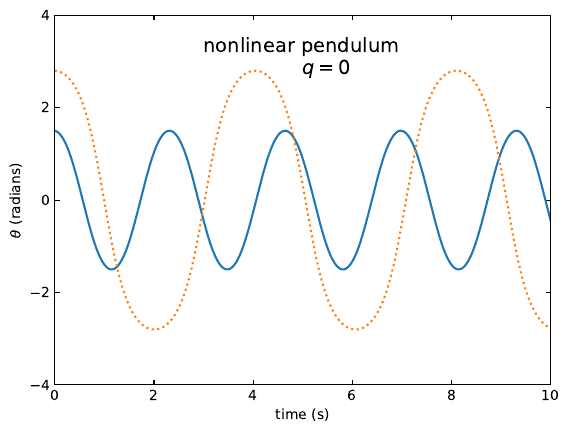

Recreate this plot in Julia.
using LaTeXStrings
using PyPlot

g = 9.8
l = 1.0
dt = 0.04
omega0 = 0.0

function euler_1step(theta0::Float64, omega0::Float64, dt::Float64)
	omega1::Float64 = omega0 - g/l*sin(theta0)*dt
	theta1::Float64 = theta0 + omega1*dt
	theta1, omega1
end

function euler(theta0::Float64, omega0::Float64, dt::Float64, tend::Float64)
	n::Int64 = Int(tend/dt) + 1
	theta::Vector{Float64} = zeros(n)
	t::Vector{Float64} = zeros(n)
	theta[1] = theta0
	omega1::Float64 = omega0
	for i = 1:n-1
		theta[i+1], omega1 = euler_1step(theta[i], omega1, dt)
		t[i+1] = t[i] + dt
	end
	t, theta
end

function main()
	t1, theta1 = euler(1.5, omega0, dt, 10.)
	t2, theta2 = euler(2.8, omega0, dt, 10.)

	plot(t1, theta1)
	plot(t2, theta2, ":")
	xlabel("time (s)")
	ylabel("\$\\theta\$ (radians)")
	xlim([0,10])
	ylim([-4,4])

	ax = gca()
	ax[:tick_params](direction = "in", right = true, top = true)
	xticks([0,2,4,6,8,10])
	yticks([-4,-2,0,2,4])
	annotate("nonlinear pendulum \n  \t\t\$q=0\$", xy = (3, 2.7), fontsize = 14)

	savefig("Figure3.5b.pdf", bbox_inches = "tight")
	
end

main()
